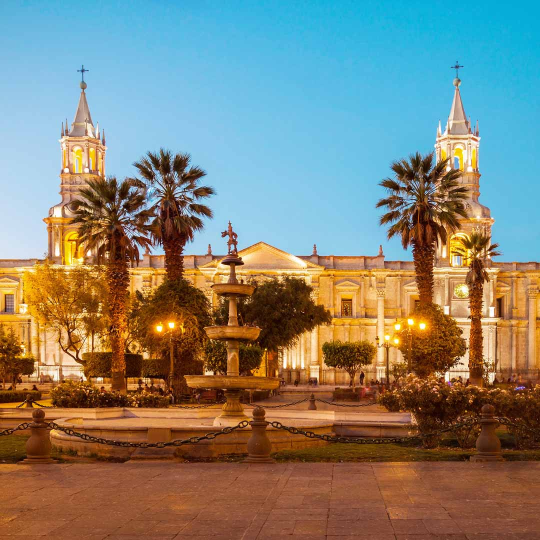
#> input picture assets/pa_1.jpg, 1080 x 1080 px (shown at 1/2 size)
$ python -i plaza_ra.py   (imports and definitions only)
#> lines starting #> are read from the running program, lines starting #| are printed output that depends on the picture
import cv2 as cv
import numpy as np
import os


def plaza_ra():
    # Ruta de las imágenes
    image_folder = "assets/"
    images = [
        "pa_1.jpg",
        "pa_2.jpg",
        "pa_3.jpg",
        "pa_4.jpg"
    ]

    # Cargar imágenes
    loaded_images = [cv.imread(os.path.join(image_folder, img)) for img in images]
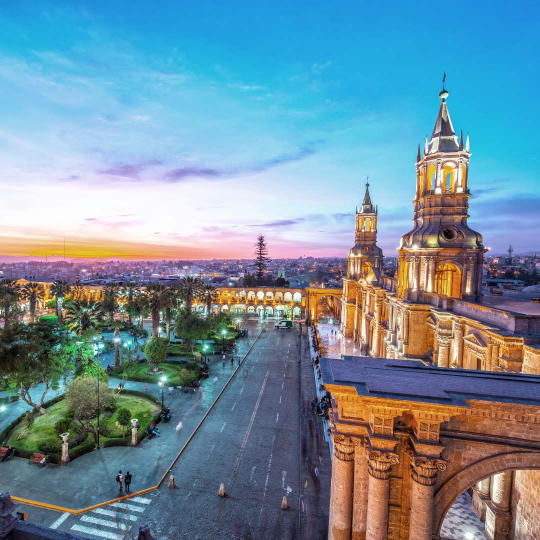
#> input picture assets/pa_2.jpg, 1080 x 1080 px (shown at 1/2 size)
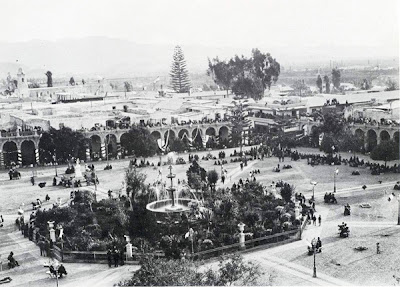
#> input picture assets/pa_3.JPG, 400 x 287 px, found by its file name
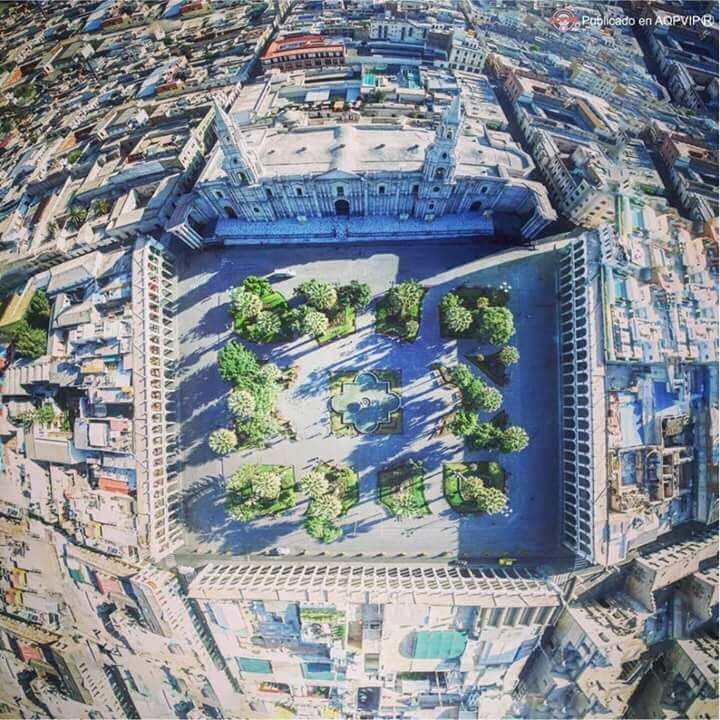
#> input picture assets/pa_4.jpg, 720 x 720 px
    if any(img is None for img in loaded_images):
        print("Error: No se pudieron cargar todas las imágenes. Verifica las rutas.")
        return False  # Retornar nivel no completado

    # Configuración de la cámara
#> (the run stopped early here; a loop or call above may not have finished)
